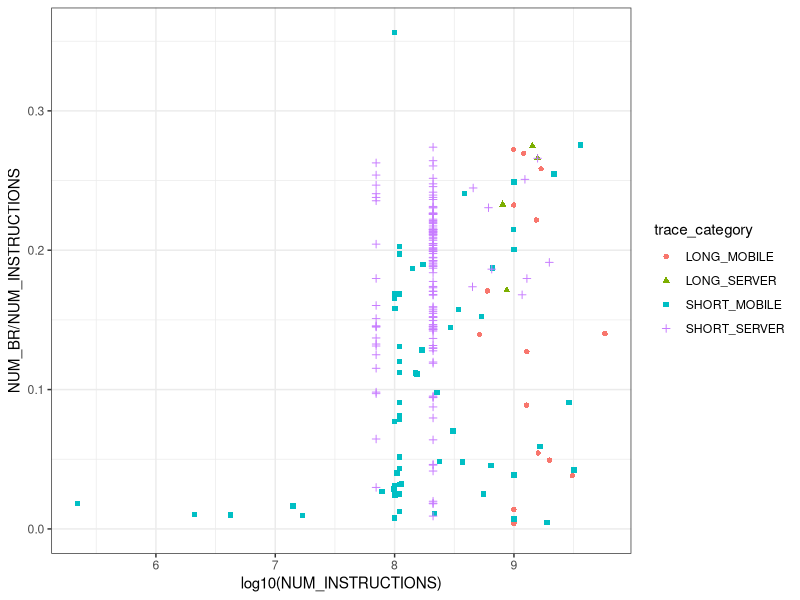
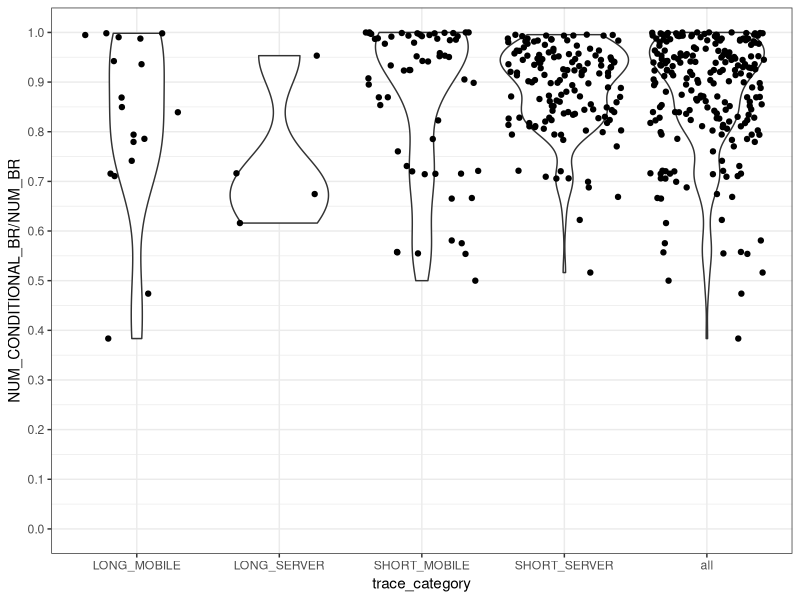
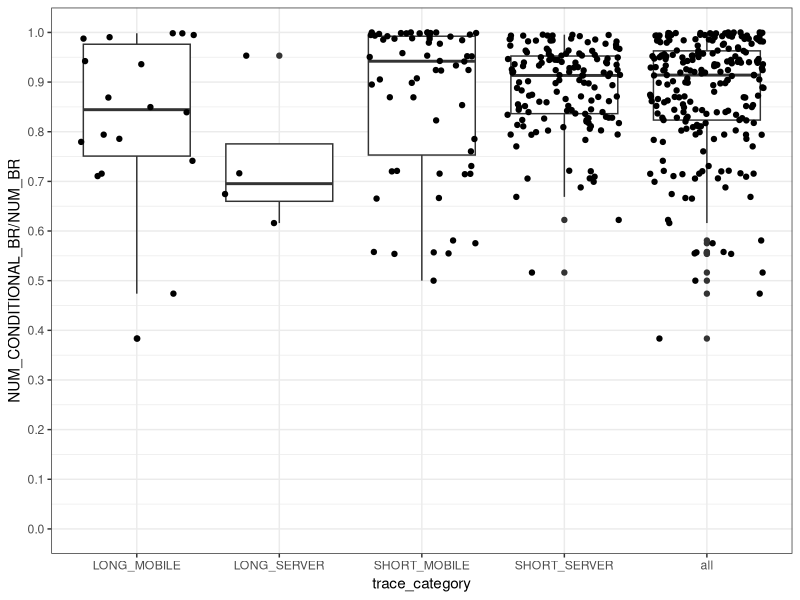
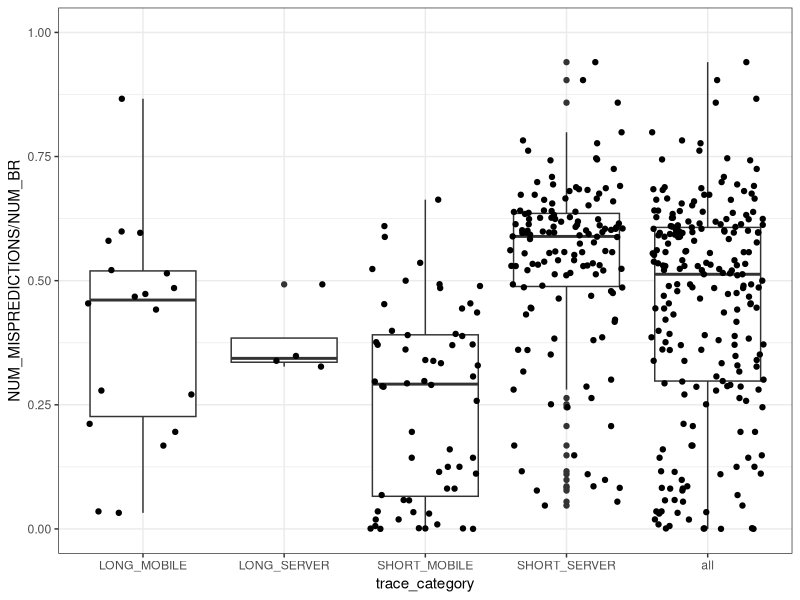

Here is the R script that generated these plots, in order:
## ---- chunk 1
library(tidyverse)
# library(plotly)
data <- read_tsv("statict.tsv") %>%
  mutate(
    trace = trace %>% as_factor(),
    trace_category = trace_category %>% as_factor()
  )
## ---- chunk 2
data$trace_category %>% summary
## ---- chunk 3
data %>%
  ggplot(mapping = aes(
    x = log10(NUM_INSTRUCTIONS),
    y = NUM_BR / NUM_INSTRUCTIONS,
    color = trace_category,
    shape = trace_category,
  )) +
  theme_bw() +
  geom_point() +
  scale_y_continuous(limits = c(0, NA))
## ---- chunk 4
data %>% with(NUM_BR == NUM_UNCOND_BR + NUM_CONDITIONAL_BR) %>% summary
## ---- chunk 5
data_all <- data %>% mutate(trace_category = "all")
p <- data %>%
  union_all(data_all) %>%
  mutate(trace_category = trace_category %>% as_factor()) %>%
  ggplot(
    mapping = aes(
      x = trace_category,
      y = NUM_CONDITIONAL_BR / NUM_BR,
    )
  ) +
  theme_bw() +
  # geom_boxplot() +
  geom_violin() +
  geom_jitter(height = 0) +
  scale_y_continuous(limits = c(0, NA), breaks = 0:10 / 10)
plot(p)
# ggplotly(p)

p <- data %>%
  union_all(data_all) %>%
  mutate(trace_category = trace_category %>% as_factor()) %>%
  ggplot(
    mapping = aes(
      x = trace_category,
      y = NUM_CONDITIONAL_BR / NUM_BR,
    )
  ) +
  theme_bw() +
  geom_boxplot() +
  geom_jitter(height = 0) +
  scale_y_continuous(limits = c(0, NA), breaks = 0:10 / 10)
plot(p)
# ggplotly(p)
## ---- chunk 6
data_all <- data %>% mutate(trace_category = "all")
p <- data %>%
  union_all(data_all) %>%
  mutate(trace_category = trace_category %>% as_factor()) %>%
  ggplot(
    mapping = aes(
      x = trace_category,
      y = NUM_MISPREDICTIONS / NUM_BR,
    )
  ) +
  theme_bw() +
  geom_boxplot() +
  geom_jitter(height = 0) +
  scale_y_continuous(limits = c(0, 1))
plot(p)

